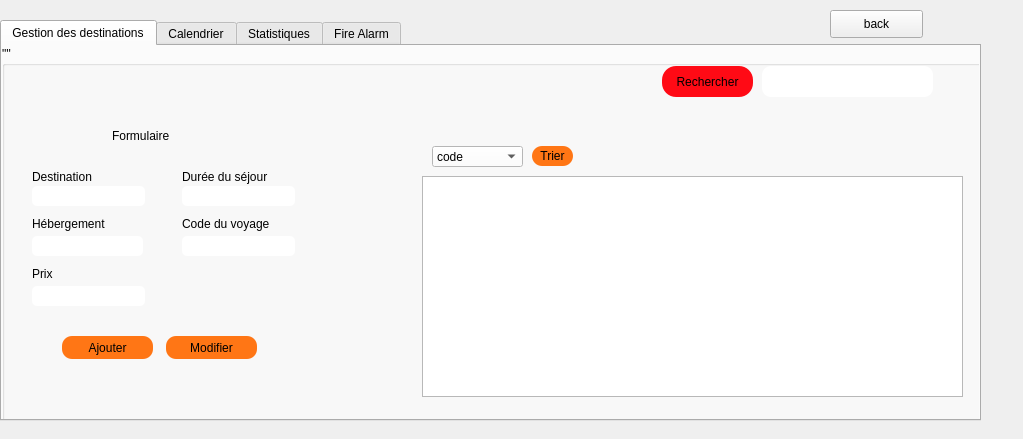
<?xml version="1.0" encoding="UTF-8"?>
<ui version="4.0">
 <class>destination</class>
 <widget class="QDialog" name="destination">
  <property name="geometry">
   <rect>
    <x>0</x>
    <y>0</y>
    <width>1023</width>
    <height>439</height>
   </rect>
  </property>
  <property name="windowTitle">
   <string>Dialog</string>
  </property>
  <widget class="QTabWidget" name="tabWidget">
   <property name="geometry">
    <rect>
     <x>0</x>
     <y>20</y>
     <width>981</width>
     <height>401</height>
    </rect>
   </property>
   <property name="currentIndex">
    <number>0</number>
   </property>
   <widget class="QWidget" name="tab">
    <attribute name="title">
     <string>Gestion des destinations</string>
    </attribute>
    <widget class="QGroupBox" name="groupBox">
     <property name="geometry">
      <rect>
       <x>0</x>
       <y>0</y>
       <width>981</width>
       <height>651</height>
      </rect>
     </property>
     <property name="title">
      <string>&quot;''</string>
     </property>
     <widget class="QGroupBox" name="groupBox_2">
      <property name="geometry">
       <rect>
        <x>20</x>
        <y>60</y>
        <width>301</width>
        <height>271</height>
       </rect>
      </property>
      <property name="styleSheet">
       <string notr="true">background-color: rgb(255, 255, 255,0);
border-color: rgb(0, 0, 0);
font: 75 italic 9pt &quot;Comic Sans MS&quot;;
color: rgb(0, 0, 0);
border-radius:15px;
font: 87 9pt &quot;Segoe UI Black&quot;;
</string>
      </property>
      <property name="title">
       <string/>
      </property>
      <widget class="QLabel" name="label">
       <property name="geometry">
        <rect>
         <x>10</x>
         <y>60</y>
         <width>81</width>
         <height>21</height>
        </rect>
       </property>
       <property name="styleSheet">
        <string notr="true">font: 63 9pt &quot;Lucida Bright&quot;;</string>
       </property>
       <property name="text">
        <string>Destination</string>
       </property>
      </widget>
      <widget class="QLabel" name="label_2">
       <property name="geometry">
        <rect>
         <x>160</x>
         <y>60</y>
         <width>101</width>
         <height>21</height>
        </rect>
       </property>
       <property name="styleSheet">
        <string notr="true">font: 63 9pt &quot;Lucida Bright&quot;;</string>
       </property>
       <property name="text">
        <string>Durée du séjour</string>
       </property>
      </widget>
      <widget class="QLabel" name="label_3">
       <property name="geometry">
        <rect>
         <x>10</x>
         <y>110</y>
         <width>81</width>
         <height>16</height>
        </rect>
       </property>
       <property name="styleSheet">
        <string notr="true">font: 63 9pt &quot;Lucida Bright&quot;;</string>
       </property>
       <property name="text">
        <string>Hébergement</string>
       </property>
      </widget>
      <widget class="QLabel" name="label_4">
       <property name="geometry">
        <rect>
         <x>160</x>
         <y>110</y>
         <width>101</width>
         <height>16</height>
        </rect>
       </property>
       <property name="styleSheet">
        <string notr="true">font: 63 9pt &quot;Lucida Bright&quot;;</string>
       </property>
       <property name="text">
        <string>Code du voyage</string>
       </property>
      </widget>
      <widget class="QLabel" name="label_5">
       <property name="geometry">
        <rect>
         <x>10</x>
         <y>160</y>
         <width>61</width>
         <height>16</height>
        </rect>
       </property>
       <property name="styleSheet">
        <string notr="true">font: 63 9pt &quot;Lucida Bright&quot;;</string>
       </property>
       <property name="text">
        <string>Prix</string>
       </property>
      </widget>
      <widget class="QLineEdit" name="le_hebergement">
       <property name="geometry">
        <rect>
         <x>10</x>
         <y>130</y>
         <width>111</width>
         <height>20</height>
        </rect>
       </property>
       <property name="styleSheet">
        <string notr="true">background-color: rgb(255, 255, 255);
border-radius:5px;</string>
       </property>
      </widget>
      <widget class="QLineEdit" name="le_dure">
       <property name="geometry">
        <rect>
         <x>160</x>
         <y>80</y>
         <width>113</width>
         <height>20</height>
        </rect>
       </property>
       <property name="styleSheet">
        <string notr="true">background-color: rgb(255, 255, 255);
border-radius:5px;</string>
       </property>
      </widget>
      <widget class="QLineEdit" name="le_code">
       <property name="geometry">
        <rect>
         <x>160</x>
         <y>130</y>
         <width>113</width>
         <height>20</height>
        </rect>
       </property>
       <property name="styleSheet">
        <string notr="true">background-color: rgb(255, 255, 255);
border-radius:5px;</string>
       </property>
      </widget>
      <widget class="QLineEdit" name="le_prix">
       <property name="geometry">
        <rect>
         <x>10</x>
         <y>180</y>
         <width>113</width>
         <height>20</height>
        </rect>
       </property>
       <property name="styleSheet">
        <string notr="true">background-color: rgb(255, 255, 255);
border-radius:5px;</string>
       </property>
      </widget>
      <widget class="QPushButton" name="pb_ajouter">
       <property name="geometry">
        <rect>
         <x>40</x>
         <y>230</y>
         <width>91</width>
         <height>23</height>
        </rect>
       </property>
       <property name="styleSheet">
        <string notr="true">QPushButton {
background-color: rgb(255, 118, 21);
font: 75 9pt &quot;Comic Sans MS&quot;;
color: rgb(0, 0, 0);
border-radius:10px;
}

QPushButton:hover {
	background-color: rgb(255, 140, 0);
font: 75 9pt &quot;Comic Sans MS&quot;;
color: rgb(0, 0, 0);
border-radius:10px;
}
QPushButton:pressed {
	background-color: rgb(255, 179, 0);
font: 75 9pt &quot;Comic Sans MS&quot;;
color: rgb(0, 0, 0);
border-radius:10px;
}


</string>
       </property>
       <property name="text">
        <string>Ajouter</string>
       </property>
      </widget>
      <widget class="QPushButton" name="pb_modifier">
       <property name="geometry">
        <rect>
         <x>144</x>
         <y>230</y>
         <width>91</width>
         <height>23</height>
        </rect>
       </property>
       <property name="styleSheet">
        <string notr="true">QPushButton {
background-color: rgb(255, 118, 21);
font: 75 9pt &quot;Comic Sans MS&quot;;
color: rgb(0, 0, 0);
border-radius:10px;
}

QPushButton:hover {
	background-color: rgb(255, 140, 0);
font: 75 9pt &quot;Comic Sans MS&quot;;
color: rgb(0, 0, 0);
border-radius:10px;
}
QPushButton:pressed {
	background-color: rgb(255, 179, 0);
font: 75 9pt &quot;Comic Sans MS&quot;;
color: rgb(0, 0, 0);
border-radius:10px;
}


</string>
       </property>
       <property name="text">
        <string>Modifier</string>
       </property>
      </widget>
      <widget class="QLineEdit" name="le_dest">
       <property name="geometry">
        <rect>
         <x>10</x>
         <y>80</y>
         <width>113</width>
         <height>20</height>
        </rect>
       </property>
       <property name="styleSheet">
        <string notr="true">background-color: rgb(255, 255, 255);
border-radius:5px;</string>
       </property>
      </widget>
      <widget class="QLabel" name="label_12">
       <property name="geometry">
        <rect>
         <x>90</x>
         <y>20</y>
         <width>111</width>
         <height>20</height>
        </rect>
       </property>
       <property name="styleSheet">
        <string notr="true">font: 16pt &quot;MV Boli&quot;;
</string>
       </property>
       <property name="text">
        <string>Formulaire</string>
       </property>
      </widget>
     </widget>
     <widget class="QPushButton" name="pushButton_3">
      <property name="geometry">
       <rect>
        <x>660</x>
        <y>20</y>
        <width>91</width>
        <height>31</height>
       </rect>
      </property>
      <property name="styleSheet">
       <string notr="true">
QPushButton {
	background-color: rgb(255, 10, 21);
font: 75 9pt &quot;Comic Sans MS&quot;;
color: rgb(0, 0, 0);
border-style: solid;
    border-radius: 14px;
}

QPushButton:hover {
	background-color: rgb(255, 140, 0);
font: 75 9pt &quot;Comic Sans MS&quot;;
color: rgb(0, 0, 0);

}
QPushButton:pressed {
	
	background-color: rgb(255, 179, 0);
font: 75 9pt &quot;Comic Sans MS&quot;;
color: rgb(0, 0, 0);

}</string>
      </property>
      <property name="text">
       <string>Rechercher</string>
      </property>
     </widget>
     <widget class="QLineEdit" name="pb_rechercher">
      <property name="geometry">
       <rect>
        <x>760</x>
        <y>20</y>
        <width>171</width>
        <height>31</height>
       </rect>
      </property>
      <property name="cursor">
       <cursorShape>ArrowCursor</cursorShape>
      </property>
      <property name="styleSheet">
       <string notr="true">border-radius: 9px;
background-color: rgb(255, 255, 255);</string>
      </property>
     </widget>
     <widget class="QComboBox" name="comboBox">
      <property name="geometry">
       <rect>
        <x>430</x>
        <y>100</y>
        <width>91</width>
        <height>21</height>
       </rect>
      </property>
      <property name="styleSheet">
       <string notr="true">background-color: rgb(255, 255, 255);
</string>
      </property>
      <item>
       <property name="text">
        <string>code</string>
       </property>
      </item>
      <item>
       <property name="text">
        <string>destination</string>
       </property>
      </item>
     </widget>
     <widget class="QPushButton" name="pushButton_4">
      <property name="geometry">
       <rect>
        <x>530</x>
        <y>100</y>
        <width>41</width>
        <height>20</height>
       </rect>
      </property>
      <property name="styleSheet">
       <string notr="true">QPushButton {
background-color: rgb(255, 118, 21);
font: 75 9pt &quot;Comic Sans MS&quot;;
color: rgb(0, 0, 0);
border-radius:10px;
}

QPushButton:hover {
	background-color: rgb(255, 140, 0);
font: 75 9pt &quot;Comic Sans MS&quot;;
color: rgb(0, 0, 0);
border-radius:10px;
}
QPushButton:pressed {
	background-color: rgb(255, 179, 0);
font: 75 9pt &quot;Comic Sans MS&quot;;
color: rgb(0, 0, 0);
border-radius:10px;
}


</string>
      </property>
      <property name="text">
       <string>Trier</string>
      </property>
     </widget>
     <widget class="QPushButton" name="pushButton_14">
      <property name="geometry">
       <rect>
        <x>810</x>
        <y>380</y>
        <width>121</width>
        <height>23</height>
       </rect>
      </property>
      <property name="styleSheet">
       <string notr="true">QPushButton {
background-color: rgb(255, 118, 21);
font: 75 9pt &quot;Comic Sans MS&quot;;
color: rgb(0, 0, 0);
border-radius:10px;
}

QPushButton:hover {
	background-color: rgb(255, 140, 0);
font: 75 9pt &quot;Comic Sans MS&quot;;
color: rgb(0, 0, 0);
border-radius:10px;
}
QPushButton:pressed {
	background-color: rgb(255, 179, 0);
font: 75 9pt &quot;Comic Sans MS&quot;;
color: rgb(0, 0, 0);
border-radius:10px;
}


</string>
      </property>
      <property name="text">
       <string>QR Code</string>
      </property>
     </widget>
     <widget class="QPushButton" name="pushButton_6">
      <property name="geometry">
       <rect>
        <x>420</x>
        <y>410</y>
        <width>121</width>
        <height>23</height>
       </rect>
      </property>
      <property name="styleSheet">
       <string notr="true">QPushButton {
background-color: rgb(255, 118, 21);
font: 75 9pt &quot;Comic Sans MS&quot;;
color: rgb(0, 0, 0);
border-radius:10px;
}

QPushButton:hover {
	background-color: rgb(255, 140, 0);
font: 75 9pt &quot;Comic Sans MS&quot;;
color: rgb(0, 0, 0);
border-radius:10px;
}
QPushButton:pressed {
	background-color: rgb(255, 179, 0);
font: 75 9pt &quot;Comic Sans MS&quot;;
color: rgb(0, 0, 0);
border-radius:10px;
}


</string>
      </property>
      <property name="text">
       <string>PDF</string>
      </property>
     </widget>
     <widget class="QGroupBox" name="groupBox_4">
      <property name="geometry">
       <rect>
        <x>30</x>
        <y>470</y>
        <width>331</width>
        <height>121</height>
       </rect>
      </property>
      <property name="styleSheet">
       <string notr="true">font: 75 italic 9pt &quot;Comic Sans MS&quot;;
font: 87 10pt &quot;Segoe UI Black&quot;;
background-color: rgb(255, 255, 255,0);


</string>
      </property>
      <property name="title">
       <string>Suppression</string>
      </property>
      <widget class="QLabel" name="label_6">
       <property name="geometry">
        <rect>
         <x>20</x>
         <y>40</y>
         <width>61</width>
         <height>20</height>
        </rect>
       </property>
       <property name="styleSheet">
        <string notr="true">font: 63 9pt &quot;Lucida Bright&quot;;
</string>
       </property>
       <property name="text">
        <string>Code</string>
       </property>
      </widget>
      <widget class="QLineEdit" name="supprimer">
       <property name="geometry">
        <rect>
         <x>60</x>
         <y>40</y>
         <width>211</width>
         <height>21</height>
        </rect>
       </property>
      </widget>
      <widget class="QPushButton" name="le_code_supp">
       <property name="geometry">
        <rect>
         <x>90</x>
         <y>80</y>
         <width>121</width>
         <height>23</height>
        </rect>
       </property>
       <property name="styleSheet">
        <string notr="true">

QPushButton {
background-color: rgb(255, 0, 4);
font: 75 9pt &quot;Comic Sans MS&quot;;
color: rgb(0, 0, 0);
border-radius:10px;
}

QPushButton:hover {
	background-color: rgb(198, 0, 3);
font: 75 9pt &quot;Comic Sans MS&quot;;
color: rgb(0, 0, 0);
border-radius:10px;
}
QPushButton:pressed {
	background-color: rgb(107, 0, 1);
font: 75 9pt &quot;Comic Sans MS&quot;;
color: rgb(0, 0, 0);
border-radius:10px;
}</string>
       </property>
       <property name="text">
        <string>Supprimer</string>
       </property>
      </widget>
     </widget>
     <widget class="QLabel" name="label_7">
      <property name="geometry">
       <rect>
        <x>-70</x>
        <y>30</y>
        <width>1091</width>
        <height>691</height>
       </rect>
      </property>
      <property name="text">
       <string/>
      </property>
      <property name="pixmap">
       <pixmap>../005656le55.jpg</pixmap>
      </property>
      <property name="scaledContents">
       <bool>true</bool>
      </property>
     </widget>
     <widget class="QTableView" name="tab_voyage">
      <property name="geometry">
       <rect>
        <x>420</x>
        <y>130</y>
        <width>541</width>
        <height>221</height>
       </rect>
      </property>
     </widget>
     <widget class="QTextEdit" name="print">
      <property name="geometry">
       <rect>
        <x>550</x>
        <y>410</y>
        <width>191</width>
        <height>181</height>
       </rect>
      </property>
     </widget>
     <widget class="QLabel" name="qrcode">
      <property name="geometry">
       <rect>
        <x>760</x>
        <y>410</y>
        <width>201</width>
        <height>201</height>
       </rect>
      </property>
      <property name="styleSheet">
       <string notr="true">border-color: rgb(255, 255, 255);
background-color: rgb(255, 255, 255);</string>
      </property>
      <property name="text">
       <string>TextLabel</string>
      </property>
     </widget>
     <zorder>label_7</zorder>
     <zorder>groupBox_2</zorder>
     <zorder>pushButton_3</zorder>
     <zorder>pb_rechercher</zorder>
     <zorder>comboBox</zorder>
     <zorder>pushButton_4</zorder>
     <zorder>pushButton_14</zorder>
     <zorder>pushButton_6</zorder>
     <zorder>groupBox_4</zorder>
     <zorder>tab_voyage</zorder>
     <zorder>print</zorder>
     <zorder>qrcode</zorder>
    </widget>
   </widget>
   <widget class="QWidget" name="tab_2">
    <attribute name="title">
     <string>Calendrier</string>
    </attribute>
    <widget class="QGroupBox" name="groupBox_5">
     <property name="geometry">
      <rect>
       <x>0</x>
       <y>0</y>
       <width>971</width>
       <height>621</height>
      </rect>
     </property>
     <property name="title">
      <string>GroupBox</string>
     </property>
     <widget class="QLabel" name="label_14">
      <property name="geometry">
       <rect>
        <x>130</x>
        <y>20</y>
        <width>451</width>
        <height>51</height>
       </rect>
      </property>
      <property name="styleSheet">
       <string notr="true">font: 63 16pt &quot;Segoe UI Semibold&quot;;
color: rgb(255, 255, 255);</string>
      </property>
      <property name="text">
       <string>Calendrier Des voyages Organisées</string>
      </property>
     </widget>
     <widget class="QCalendarWidget" name="calendarWidget">
      <property name="geometry">
       <rect>
        <x>110</x>
        <y>80</y>
        <width>381</width>
        <height>301</height>
       </rect>
      </property>
     </widget>
     <widget class="QLabel" name="label_8">
      <property name="geometry">
       <rect>
        <x>-20</x>
        <y>0</y>
        <width>991</width>
        <height>621</height>
       </rect>
      </property>
      <property name="text">
       <string/>
      </property>
      <property name="pixmap">
       <pixmap>../005656le55.jpg</pixmap>
      </property>
      <property name="scaledContents">
       <bool>true</bool>
      </property>
     </widget>
     <zorder>label_8</zorder>
     <zorder>label_14</zorder>
     <zorder>calendarWidget</zorder>
    </widget>
   </widget>
   <widget class="QWidget" name="tab_3">
    <attribute name="title">
     <string>Statistiques</string>
    </attribute>
    <widget class="QGroupBox" name="groupBox_6">
     <property name="geometry">
      <rect>
       <x>-1</x>
       <y>-1</y>
       <width>971</width>
       <height>621</height>
      </rect>
     </property>
     <property name="title">
      <string>GroupBox</string>
     </property>
     <widget class="QLabel" name="label_13">
      <property name="geometry">
       <rect>
        <x>-60</x>
        <y>0</y>
        <width>1031</width>
        <height>731</height>
       </rect>
      </property>
      <property name="text">
       <string/>
      </property>
      <property name="pixmap">
       <pixmap>../005656le55.jpg</pixmap>
      </property>
      <property name="scaledContents">
       <bool>true</bool>
      </property>
     </widget>
     <widget class="QGraphicsView" name="graphicsView">
      <property name="geometry">
       <rect>
        <x>210</x>
        <y>40</y>
        <width>501</width>
        <height>311</height>
       </rect>
      </property>
     </widget>
    </widget>
   </widget>
   <widget class="QWidget" name="tab_4">
    <attribute name="title">
     <string>Fire Alarm</string>
    </attribute>
    <widget class="QGroupBox" name="groupBox_3">
     <property name="geometry">
      <rect>
       <x>0</x>
       <y>0</y>
       <width>681</width>
       <height>371</height>
      </rect>
     </property>
     <property name="title">
      <string>GroupBox</string>
     </property>
     <widget class="QPushButton" name="offButton">
      <property name="geometry">
       <rect>
        <x>70</x>
        <y>230</y>
        <width>251</width>
        <height>51</height>
       </rect>
      </property>
      <property name="text">
       <string>SIGNAL</string>
      </property>
     </widget>
     <widget class="QPushButton" name="refreshButton">
      <property name="geometry">
       <rect>
        <x>80</x>
        <y>50</y>
        <width>75</width>
        <height>23</height>
       </rect>
      </property>
      <property name="text">
       <string>refresh</string>
      </property>
     </widget>
     <widget class="QLabel" name="fireLabel">
      <property name="geometry">
       <rect>
        <x>90</x>
        <y>130</y>
        <width>191</width>
        <height>61</height>
       </rect>
      </property>
      <property name="text">
       <string/>
      </property>
     </widget>
    </widget>
   </widget>
  </widget>
  <widget class="QPushButton" name="pushButton">
   <property name="geometry">
    <rect>
     <x>830</x>
     <y>10</y>
     <width>93</width>
     <height>28</height>
    </rect>
   </property>
   <property name="text">
    <string>back</string>
   </property>
  </widget>
 </widget>
 <resources/>
 <connections/>
</ui>
